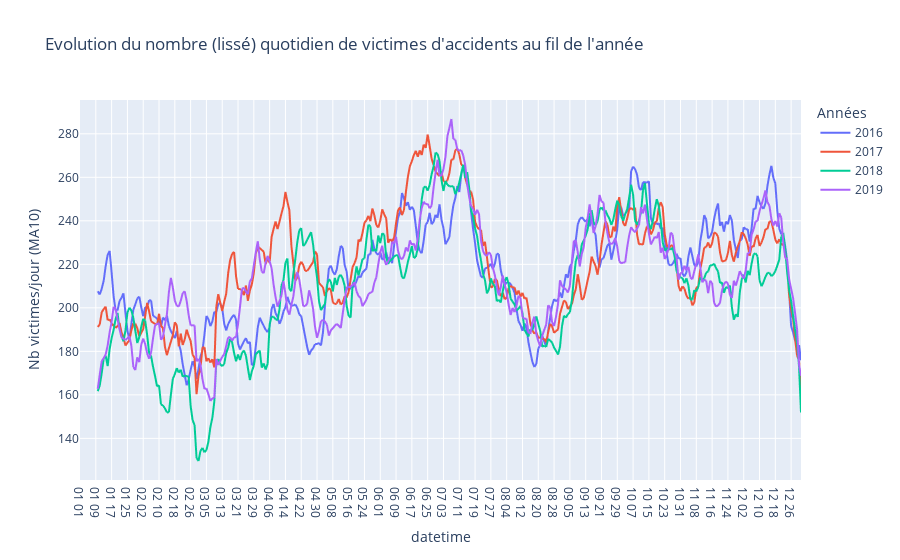

Notebook cell for this chart:
### Markdown cell above
#### Evolution du nombre quotidien de victimes d'accidents au fil de l'année

### Code cell
pd.crosstab(index=victims['datetime'].dt.strftime('%m %d'),
           columns=victims['year'])\
    .rolling(10).mean()\
    .plot.line(backend='plotly', 
               labels={
                   'year': 'Années',
                   'value': "Nb victimes/jour (MA10)",
               },
               title="Evolution du nombre (lissé) quotidien de victimes d'accidents au fil de l'année")

### Figure 1 — Plotly figure (JSON) as saved in the notebook; plotly's stock layout.template omitted (floating-point values rounded to 4 significant figures; data arrays with more than 128 entries replaced by an {"elided": "..."} marker saying what was removed)
{"data": [{"hovertemplate": "Années=2016<br>datetime=%{x}<br>Nb victimes/jour (MA10)=%{y}<extra></extra>", "legendgroup": "2016", "line": {"color": "#636efa", "dash": "solid"}, "mode": "lines", "name": "2016", "showlegend": true, "type": "scattergl", "x": {"elided": "366 str values"}, "xaxis": "x", "y": {"elided": "366 float values"}, "yaxis": "y"}, {"hovertemplate": "Années=2017<br>datetime=%{x}<br>Nb victimes/jour (MA10)=%{y}<extra></extra>", "legendgroup": "2017", "line": {"color": "#EF553B", "dash": "solid"}, "mode": "lines", "name": "2017", "showlegend": true, "type": "scattergl", "x": {"elided": "366 str values"}, "xaxis": "x", "y": {"elided": "366 float values"}, "yaxis": "y"}, {"hovertemplate": "Années=2018<br>datetime=%{x}<br>Nb victimes/jour (MA10)=%{y}<extra></extra>", "legendgroup": "2018", "line": {"color": "#00cc96", "dash": "solid"}, "mode": "lines", "name": "2018", "showlegend": true, "type": "scattergl", "x": {"elided": "366 str values"}, "xaxis": "x", "y": {"elided": "366 float values"}, "yaxis": "y"}, {"hovertemplate": "Années=2019<br>datetime=%{x}<br>Nb victimes/jour (MA10)=%{y}<extra></extra>", "legendgroup": "2019", "line": {"color": "#ab63fa", "dash": "solid"}, "mode": "lines", "name": "2019", "showlegend": true, "type": "scattergl", "x": {"elided": "366 str values"}, "xaxis": "x", "y": {"elided": "366 float values"}, "yaxis": "y"}], "layout": {"legend": {"title": {"text": "Années"}, "tracegroupgap": 0}, "title": {"text": "Evolution du nombre (lissé) quotidien de victimes d'accidents au fil de l'année"}, "xaxis": {"anchor": "y", "domain": [0, 1], "title": {"text": "datetime"}}, "yaxis": {"anchor": "x", "domain": [0, 1], "title": {"text": "Nb victimes/jour (MA10)"}}}}
